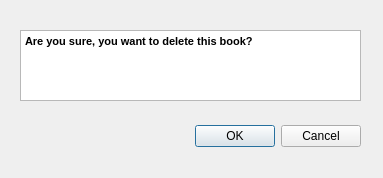
<?xml version="1.0" encoding="UTF-8"?>
<ui version="4.0">
 <class>delete_dialog</class>
 <widget class="QDialog" name="delete_dialog">
  <property name="geometry">
   <rect>
    <x>0</x>
    <y>0</y>
    <width>383</width>
    <height>178</height>
   </rect>
  </property>
  <property name="windowTitle">
   <string>Dialog</string>
  </property>
  <widget class="QDialogButtonBox" name="buttonBox">
   <property name="geometry">
    <rect>
     <x>20</x>
     <y>120</y>
     <width>341</width>
     <height>32</height>
    </rect>
   </property>
   <property name="orientation">
    <enum>Qt::Horizontal</enum>
   </property>
   <property name="standardButtons">
    <set>QDialogButtonBox::Cancel|QDialogButtonBox::Ok</set>
   </property>
  </widget>
  <widget class="QTextBrowser" name="textBrowser">
   <property name="geometry">
    <rect>
     <x>20</x>
     <y>30</y>
     <width>341</width>
     <height>71</height>
    </rect>
   </property>
   <property name="html">
    <string>&lt;!DOCTYPE HTML PUBLIC &quot;-//W3C//DTD HTML 4.0//EN&quot; &quot;http://www.w3.org/TR/REC-html40/strict.dtd&quot;&gt;
&lt;html&gt;&lt;head&gt;&lt;meta name=&quot;qrichtext&quot; content=&quot;1&quot; /&gt;&lt;style type=&quot;text/css&quot;&gt;
p, li { white-space: pre-wrap; }
&lt;/style&gt;&lt;/head&gt;&lt;body style=&quot; font-family:'MS Shell Dlg 2'; font-size:7.8pt; font-weight:400; font-style:normal;&quot;&gt;
&lt;p style=&quot; margin-top:0px; margin-bottom:0px; margin-left:0px; margin-right:0px; -qt-block-indent:0; text-indent:0px;&quot;&gt;&lt;span style=&quot; font-size:8pt; font-weight:600;&quot;&gt;Are you sure, you want to delete this book?&lt;/span&gt;&lt;/p&gt;&lt;/body&gt;&lt;/html&gt;</string>
   </property>
  </widget>
 </widget>
 <resources/>
 <connections>
  <connection>
   <sender>buttonBox</sender>
   <signal>accepted()</signal>
   <receiver>delete_dialog</receiver>
   <slot>accept()</slot>
   <hints>
    <hint type="sourcelabel">
     <x>248</x>
     <y>254</y>
    </hint>
    <hint type="destinationlabel">
     <x>157</x>
     <y>274</y>
    </hint>
   </hints>
  </connection>
  <connection>
   <sender>buttonBox</sender>
   <signal>rejected()</signal>
   <receiver>delete_dialog</receiver>
   <slot>reject()</slot>
   <hints>
    <hint type="sourcelabel">
     <x>316</x>
     <y>260</y>
    </hint>
    <hint type="destinationlabel">
     <x>286</x>
     <y>274</y>
    </hint>
   </hints>
  </connection>
 </connections>
</ui>
